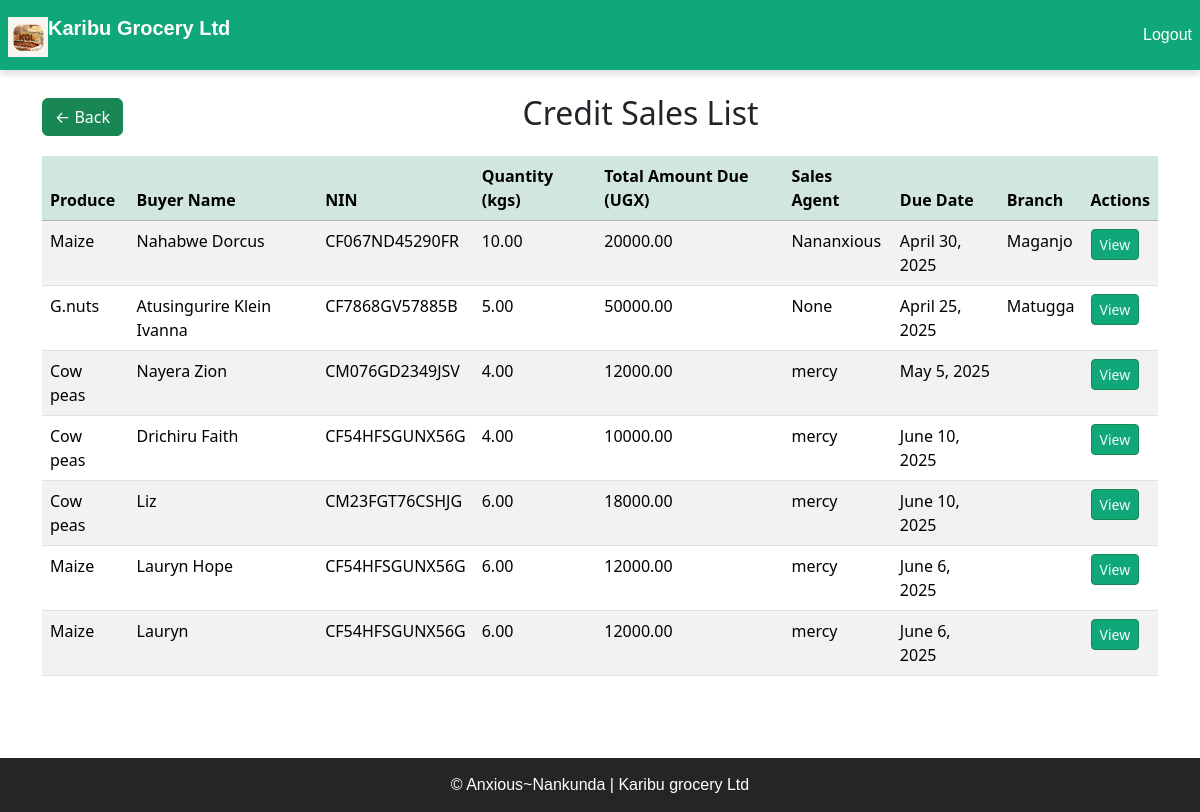
Page /credit_list/ (signed in) on the committed database.
### home/models.py (models this page shows, shortened)
class CreditSale(models.Model):
    produce = models.ForeignKey(Produce, on_delete=models.SET_NULL, verbose_name="Produce Name",null=True)
    buyer_name = models.CharField(max_length=255, verbose_name="Buyer Name", validators=[MinLengthValidator(2)])
    national_id = models.CharField(
        max_length=14,
        validators=[RegexValidator(regex=r'^[A-Z0-9]{14}$', message='Enter a valid NIN')],
    )
    location = models.CharField(max_length=255, validators=[MinLengthValidator(2)])
    contact = models.CharField(max_length=15,validators=[
        RegexValidator(regex=r'^\+?\d{9,15}$', message="Enter a valid phone number.")])
    amount_due_ugx = models.DecimalField(
        max_digits=15,
        decimal_places=2,
        validators=[MinValueValidator(10000)],
    )
    is_paid = models.BooleanField(default=False)
    sales_agent = models.ForeignKey(
       Userprofile,
        on_delete=models.SET_NULL,
        null=True,
        blank=True,
    )
    due_date = models.DateField()
    tonnage_kgs = models.DecimalField(max_digits=10, decimal_places=2)
    date_of_dispatch = models.DateField(auto_now_add=True)
    branch = models.CharField(max_length=20, choices=BRANCH_CHOICES)

class Produce(models.Model):
    name = models.CharField(max_length=100, unique=True)
    produce_type = models.CharField(max_length=50, validators=[MinLengthValidator(2)])
    price_per_kg = models.DecimalField(max_digits=10, decimal_places=2)
    def __str__(self):
        return self.name

class Userprofile(AbstractUser):
    is_salesagent = models.BooleanField(default=False)
    is_manager = models.BooleanField(default=False)
    is_owner = models.BooleanField(default=False)
    username = models.CharField(max_length=50, unique=True)
    email = models.EmailField(max_length=50, unique=True)
    address = models.TextField(max_length=200, blank=False)
    phonenumber = models.CharField(max_length=20, blank=True)
    gender = models.CharField(max_length=10)
    branch = models.CharField(max_length=20, choices=BRANCH_CHOICES, null=True, blank=True)
    groups = models.ManyToManyField(
        Group,
        related_name="userprofile_groups",
        blank=True,
        help_text="The groups this user belongs to.",
        verbose_name="groups"
    )
    user_permissions = models.ManyToManyField(
        Permission,
        related_name="userprofile_permissions",
        blank=True,
        help_text="Specific permissions for this user.",
        verbose_name="user permissions"
    )
    def __str__(self):
       return self.username

### home/views.py (the view)
# urls.py: path('credit_list/', views.credit_list, name='credit_list'),
def credit_list(request):
    if request.user.is_manager or request.user.is_salesagent:
      credits = CreditSale.objects.filter(branch=request.user.branch)
    else:
      credits = CreditSale.objects.all()
    return render(request, 'home/credit_list.html',{'credits': credits})

### home/templates/home/credit_list.html (shortened to what this page needs)
{% extends 'base.html' %}
{% block content %}
<div class="container mt-4">
    <div class="d-flex justify-content-between align-items-center mb-3">
        <a href="javascript:history.back()" class="btn btn-success">&larr; Back</a>
        <h2 class="text-center flex-grow-1">Credit Sales List</h2>
    </div>
    <div class="table-responsive">
        <table class="table table-striped table-hover">
            <thead class="table-success">
                <tr>
                    <th>Produce</th>
                    <th>Buyer Name</th>
                    <th>NIN</th>
                    <th>Quantity (kgs)</th>
                    <th>Total Amount Due (UGX)</th>
                    <th>Sales Agent</th>
                    <th>Due Date</th>
                    <th>Branch</th>
                    <th>Actions</th>
                </tr>
            </thead>
            <tbody>
                {% for sale in credits %}
                <tr>
                    <td>{{ sale.produce }}</td>
                    <td>{{ sale.buyer_name }}</td>
                    <td>{{ sale.national_id }}</td>
                    <td>{{ sale.tonnage_kgs }}</td>
                    <td>{{ sale.amount_due_ugx }}</td>
                    <td>{{ sale.sales_agent }}</td>
                    <td>{{ sale.due_date }}</td>
                    <td>{{ sale.branch }}</td>
                    <td>
                        <a href="{% url 'credit_detail' sale.pk %}" class="btn btn-outline-success btn-sm" style="background-color: rgb(16, 168, 120); color:aliceblue;">View</a>
                    </td>
                </tr>
                {% empty %}
                <tr><td colspan="9" class="text-center">No credit sales found.</td></tr>
                {% endfor %}
            </tbody>
        </table>
    </div>
</div>
{% endblock %}

### home/templates/base.html (style rules this page uses)
body, html { margin: 0; padding: 0; height: 100%; overflow-x: hidden; }

### rows in the picture
CreditSale: produce "Maize", buyer_name "Nahabwe Dorcus", national_id "CF067ND45290FR", tonnage_kgs "10.00", amount_due_ugx "20000.00", sales_agent "Nananxious", due_date "April 30, 2025", branch "Maganjo"
CreditSale: produce "G.nuts", buyer_name "Atusingurire Klein Ivanna", national_id "CF7868GV57885B", tonnage_kgs "5.00", amount_due_ugx "50000.00", sales_agent "None", due_date "April 25, 2025", branch "Matugga"
CreditSale: produce "Cow peas", buyer_name "Nayera Zion", national_id "CM076GD2349JSV", tonnage_kgs "4.00", amount_due_ugx "12000.00", sales_agent "mercy", due_date "May 5, 2025"
CreditSale: produce "Cow peas", buyer_name "Drichiru Faith", national_id "CF54HFSGUNX56G", tonnage_kgs "4.00", amount_due_ugx "10000.00", sales_agent "mercy", due_date "June 10, 2025"
CreditSale: produce "Cow peas", buyer_name "Liz", national_id "CM23FGT76CSHJG", tonnage_kgs "6.00", amount_due_ugx "18000.00", sales_agent "mercy", due_date "June 10, 2025"
CreditSale: produce "Maize", buyer_name "Lauryn Hope", national_id "CF54HFSGUNX56G", tonnage_kgs "6.00", amount_due_ugx "12000.00", sales_agent "mercy", due_date "June 6, 2025"
CreditSale: produce "Maize", buyer_name "Lauryn", national_id "CF54HFSGUNX56G", tonnage_kgs "6.00", amount_due_ugx "12000.00", sales_agent "mercy", due_date "June 6, 2025"
